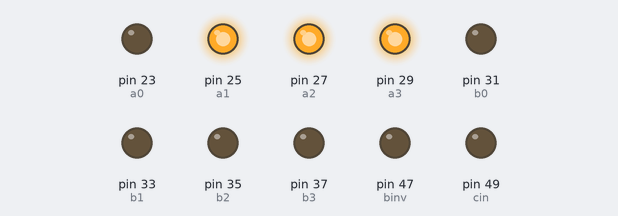
Simulated run of this sketch. Board: Arduino Mega 2560, built with avr-gcc and run on an emulated ATmega2560. On the bench: output pins drawn as LEDs (lit = HIGH).

Above: at 0.3 s.
At 1.1 s:
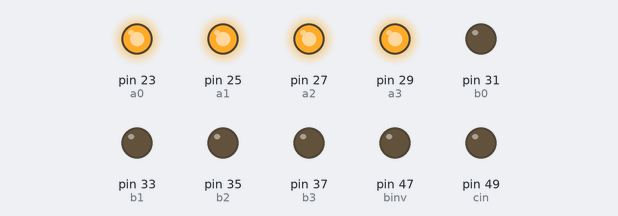
Timing chart, 0 to 3.0 s (numbered marks = the images above):
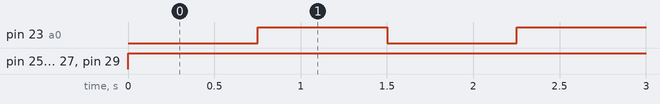

Measured:
- by itself, pin 23 (a0): alternates HIGH for 0.75 s and LOW for 0.75 s
- by itself, pin 25 (a1), pin 27 (a2), pin 29 (a3): LOW → HIGH at 0.00 s

The sketch:

subs.ino
```cpp
int s0 = 43;
int s1 = 45;
int binv = 47;
int cin = 49;

int a0 = 23;
int a1 = 25;
int a2 = 27;
int a3 = 29;

int b0 = 31;
int b1 = 33;
int b2 = 35;
int b3 = 37;

int del = 750;

void setup() {
  Serial.begin(9600);
  pinMode(s0, OUTPUT);
  pinMode(s1, OUTPUT);
  pinMode(binv, OUTPUT);
  pinMode(cin, OUTPUT);
  pinMode(a0, OUTPUT);
  pinMode(a1, OUTPUT);
  pinMode(a2, OUTPUT);
  pinMode(a3, OUTPUT);
  pinMode(b0, OUTPUT);
  pinMode(b1, OUTPUT);
  pinMode(b2, OUTPUT);
  pinMode(b3, OUTPUT);

dataA(0,0,0,0);
dataB(0,0,0,0);
control(0,0,0,0);
}

void loop() {
dataA(1,1,1,0);
delay(del);
dataA(1,1,1,1);
delay(del);

//dataA(0,0,0,0);
//delay(del);
//dataA(0,0,0,1);
//delay(del);
//dataA(0,0,1,0);
//delay(del);
//dataA(0,0,1,1);
//delay(del);
//dataA(0,1,0,0);
//delay(del);
//dataA(0,1,0,1);
//delay(del);
//dataA(0,1,1,0);
//delay(del);
//dataA(0,1,1,1);
//delay(del);
//dataA(1,0,0,0);
//delay(del);
//dataA(1,0,0,1);
//delay(del);
//dataA(1,0,1,0);
//delay(del);
//dataA(1,0,1,1);
//delay(del);
//dataA(1,1,0,0);
//delay(del);
//dataA(1,1,0,1);
//delay(del);
//dataA(1,1,1,0);
//delay(del);
//dataA(1,1,1,1);
//delay(del);

  // 00 add

  // 01 and
  // 10 xor
  // 11 and

// add
//doAdd();
//dataA(0,0,0,1);
//dataB(0,0,0,1);

// or
//doOr();
//dataA(0,0,0,1);
//dataB(0,0,0,0);

// and
//doAnd();
//dataB(1,1,1,1);
//dataA(0,0,0,0);


  // LSB -->
//dataA(0,0,0,1);
//dataB(0,0,0,1);


//dataA(0,0,1,0);
//dataB(0,0,1,0);


//dataA(0,1,0,0);
//dataB(0,1,0,0);


//dataA(0,0,0,0);
//dataB(1,0,0,0);
}


void doOr() {
  control(1,0,0,0);
}


void doAdd() {
  control(0,0,0,0);
}


void doAnd() {
  control(1,0,0,0);
}

void doXor() {
  control(1,1,0,0);
}

void control(int vs1, int vs0, int vcin, int vbinv) {
writeBit(s0, vs0);
writeBit(s1, vs1);
writeBit(cin, vcin);
writeBit(binv, vbinv);
}

void dataA(int v3, int v2, int v1, int v0) {
writeBit(a0, v0);
writeBit(a1, v1);
writeBit(a2, v2);
writeBit(a3, v3);
}


void dataB(int v3, int v2, int v1, int v0) {
writeBit(b0, v0);
writeBit(b1, v1);
writeBit(b2, v2);
writeBit(b3, v3);
}

void writeBit(int bitId, int val) {
if (val == 0) {
  digitalWrite(bitId, LOW);
} else {
  digitalWrite(bitId, HIGH);
}
}
```
